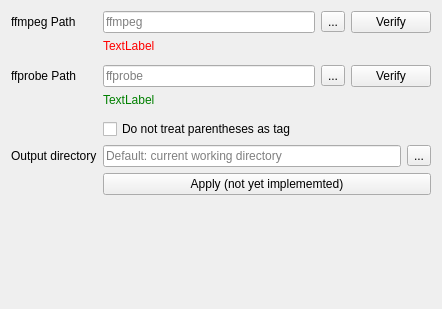
<?xml version="1.0" encoding="UTF-8"?>
<ui version="4.0">
 <class>Form</class>
 <widget class="QWidget" name="Form">
  <property name="geometry">
   <rect>
    <x>0</x>
    <y>0</y>
    <width>442</width>
    <height>309</height>
   </rect>
  </property>
  <property name="windowTitle">
   <string>Form</string>
  </property>
  <layout class="QVBoxLayout" name="verticalLayout">
   <item>
    <widget class="QFrame" name="frame">
     <layout class="QFormLayout" name="formLayout">
      <property name="leftMargin">
       <number>0</number>
      </property>
      <property name="topMargin">
       <number>0</number>
      </property>
      <property name="rightMargin">
       <number>0</number>
      </property>
      <property name="bottomMargin">
       <number>0</number>
      </property>
      <item row="0" column="0">
       <widget class="QLabel" name="label_ffmpegT">
        <property name="text">
         <string>ffmpeg Path</string>
        </property>
       </widget>
      </item>
      <item row="1" column="1">
       <widget class="QLabel" name="label_ffmpegC">
        <property name="sizePolicy">
         <sizepolicy hsizetype="Preferred" vsizetype="Maximum">
          <horstretch>0</horstretch>
          <verstretch>0</verstretch>
         </sizepolicy>
        </property>
        <property name="styleSheet">
         <string notr="true">color: red</string>
        </property>
        <property name="text">
         <string>TextLabel</string>
        </property>
        <property name="alignment">
         <set>Qt::AlignLeading|Qt::AlignLeft|Qt::AlignTop</set>
        </property>
        <property name="wordWrap">
         <bool>true</bool>
        </property>
        <property name="indent">
         <number>0</number>
        </property>
       </widget>
      </item>
      <item row="1" column="0">
       <spacer name="horizontalSpacer">
        <property name="orientation">
         <enum>Qt::Horizontal</enum>
        </property>
        <property name="sizeHint" stdset="0">
         <size>
          <width>40</width>
          <height>20</height>
         </size>
        </property>
       </spacer>
      </item>
      <item row="2" column="0">
       <widget class="QLabel" name="label_ffprobeT">
        <property name="text">
         <string>ffprobe Path</string>
        </property>
       </widget>
      </item>
      <item row="3" column="0">
       <spacer name="horizontalSpacer_2">
        <property name="orientation">
         <enum>Qt::Horizontal</enum>
        </property>
        <property name="sizeHint" stdset="0">
         <size>
          <width>40</width>
          <height>20</height>
         </size>
        </property>
       </spacer>
      </item>
      <item row="3" column="1">
       <widget class="QLabel" name="label_ffprobeC">
        <property name="sizePolicy">
         <sizepolicy hsizetype="Preferred" vsizetype="Maximum">
          <horstretch>0</horstretch>
          <verstretch>0</verstretch>
         </sizepolicy>
        </property>
        <property name="styleSheet">
         <string notr="true">color: green;</string>
        </property>
        <property name="text">
         <string>TextLabel</string>
        </property>
        <property name="alignment">
         <set>Qt::AlignLeading|Qt::AlignLeft|Qt::AlignTop</set>
        </property>
        <property name="wordWrap">
         <bool>true</bool>
        </property>
       </widget>
      </item>
      <item row="0" column="1">
       <widget class="QFrame" name="frame_2">
        <layout class="QHBoxLayout" name="horizontalLayout">
         <property name="leftMargin">
          <number>0</number>
         </property>
         <property name="topMargin">
          <number>0</number>
         </property>
         <property name="rightMargin">
          <number>0</number>
         </property>
         <property name="bottomMargin">
          <number>0</number>
         </property>
         <item>
          <widget class="QLineEdit" name="lineEdit_ffmpegC">
           <property name="placeholderText">
            <string notr="true">ffmpeg</string>
           </property>
          </widget>
         </item>
         <item>
          <widget class="QToolButton" name="toolButton_findFfmpeg">
           <property name="text">
            <string>...</string>
           </property>
          </widget>
         </item>
         <item>
          <widget class="QPushButton" name="pushButton_verifyFfmpeg">
           <property name="text">
            <string>Verify</string>
           </property>
          </widget>
         </item>
        </layout>
       </widget>
      </item>
      <item row="6" column="0">
       <spacer name="horizontalSpacer_3">
        <property name="orientation">
         <enum>Qt::Horizontal</enum>
        </property>
        <property name="sizeHint" stdset="0">
         <size>
          <width>40</width>
          <height>20</height>
         </size>
        </property>
       </spacer>
      </item>
      <item row="6" column="1">
       <widget class="QWidget" name="widget" native="true">
        <layout class="QHBoxLayout" name="horizontalLayout_3">
         <property name="leftMargin">
          <number>0</number>
         </property>
         <property name="topMargin">
          <number>0</number>
         </property>
         <property name="rightMargin">
          <number>0</number>
         </property>
         <property name="bottomMargin">
          <number>0</number>
         </property>
         <item>
          <widget class="QPushButton" name="pushButton_applyAppSetting">
           <property name="text">
            <string>Apply (not yet implememted)</string>
           </property>
          </widget>
         </item>
        </layout>
       </widget>
      </item>
      <item row="4" column="1">
       <widget class="QCheckBox" name="checkBox_roundBracketIsNotTag">
        <property name="text">
         <string>Do not treat parentheses as tag</string>
        </property>
       </widget>
      </item>
      <item row="4" column="0">
       <spacer name="horizontalSpacer_4">
        <property name="orientation">
         <enum>Qt::Horizontal</enum>
        </property>
        <property name="sizeHint" stdset="0">
         <size>
          <width>40</width>
          <height>20</height>
         </size>
        </property>
       </spacer>
      </item>
      <item row="5" column="0">
       <widget class="QLabel" name="label">
        <property name="text">
         <string>Output directory</string>
        </property>
       </widget>
      </item>
      <item row="2" column="1">
       <widget class="QFrame" name="frame_3">
        <layout class="QHBoxLayout" name="horizontalLayout_2">
         <property name="leftMargin">
          <number>0</number>
         </property>
         <property name="topMargin">
          <number>0</number>
         </property>
         <property name="rightMargin">
          <number>0</number>
         </property>
         <property name="bottomMargin">
          <number>0</number>
         </property>
         <item>
          <widget class="QLineEdit" name="lineEdit_ffprobeC">
           <property name="placeholderText">
            <string notr="true">ffprobe</string>
           </property>
          </widget>
         </item>
         <item>
          <widget class="QToolButton" name="toolButton_findFfprobe">
           <property name="text">
            <string>...</string>
           </property>
          </widget>
         </item>
         <item>
          <widget class="QPushButton" name="pushButton_verifyFfprobe">
           <property name="text">
            <string>Verify</string>
           </property>
          </widget>
         </item>
        </layout>
       </widget>
      </item>
      <item row="5" column="1">
       <widget class="QFrame" name="frame_4">
        <layout class="QGridLayout" name="gridLayout">
         <property name="leftMargin">
          <number>0</number>
         </property>
         <property name="topMargin">
          <number>0</number>
         </property>
         <property name="rightMargin">
          <number>0</number>
         </property>
         <property name="bottomMargin">
          <number>0</number>
         </property>
         <item row="0" column="1">
          <widget class="QToolButton" name="toolButton_saveDirectory">
           <property name="text">
            <string>...</string>
           </property>
          </widget>
         </item>
         <item row="0" column="0">
          <widget class="QLineEdit" name="lineEdit_saveDirectory">
           <property name="readOnly">
            <bool>true</bool>
           </property>
           <property name="placeholderText">
            <string>Default: current working directory</string>
           </property>
          </widget>
         </item>
        </layout>
       </widget>
      </item>
     </layout>
    </widget>
   </item>
   <item>
    <spacer name="verticalSpacer">
     <property name="orientation">
      <enum>Qt::Vertical</enum>
     </property>
     <property name="sizeHint" stdset="0">
      <size>
       <width>20</width>
       <height>40</height>
      </size>
     </property>
    </spacer>
   </item>
  </layout>
 </widget>
 <resources/>
 <connections>
  <connection>
   <sender>toolButton_saveDirectory</sender>
   <signal>clicked()</signal>
   <receiver>Form</receiver>
   <slot>_on_select_output_directory()</slot>
   <hints>
    <hint type="sourcelabel">
     <x>420</x>
     <y>155</y>
    </hint>
    <hint type="destinationlabel">
     <x>220</x>
     <y>154</y>
    </hint>
   </hints>
  </connection>
 </connections>
 <slots>
  <slot>_on_select_output_directory()</slot>
 </slots>
</ui>
